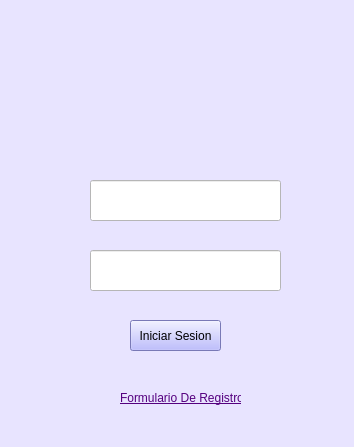
<?xml version="1.0" encoding="UTF-8"?>
<ui version="4.0">
 <class>MainWindow</class>
 <widget class="QMainWindow" name="MainWindow">
  <property name="geometry">
   <rect>
    <x>0</x>
    <y>0</y>
    <width>354</width>
    <height>447</height>
   </rect>
  </property>
  <property name="windowTitle">
   <string>Autenticacion de Usuario</string>
  </property>
  <property name="styleSheet">
   <string notr="true">background-color: rgb(232, 228, 255);</string>
  </property>
  <widget class="QWidget" name="centralwidget">
   <widget class="QLineEdit" name="lineEdit">
    <property name="geometry">
     <rect>
      <x>90</x>
      <y>180</y>
      <width>191</width>
      <height>41</height>
     </rect>
    </property>
    <property name="styleSheet">
     <string notr="true">background-color: rgb(255, 255, 255);</string>
    </property>
   </widget>
   <widget class="QLineEdit" name="lineEdit_2">
    <property name="geometry">
     <rect>
      <x>90</x>
      <y>250</y>
      <width>191</width>
      <height>41</height>
     </rect>
    </property>
    <property name="styleSheet">
     <string notr="true">background-color: rgb(255, 255, 255);</string>
    </property>
   </widget>
   <widget class="QPushButton" name="pushButton">
    <property name="geometry">
     <rect>
      <x>130</x>
      <y>320</y>
      <width>91</width>
      <height>31</height>
     </rect>
    </property>
    <property name="styleSheet">
     <string notr="true">background-color: rgb(170, 170, 255);</string>
    </property>
    <property name="text">
     <string>Iniciar Sesion</string>
    </property>
   </widget>
   <widget class="QLabel" name="label">
    <property name="geometry">
     <rect>
      <x>120</x>
      <y>390</y>
      <width>121</width>
      <height>16</height>
     </rect>
    </property>
    <property name="font">
     <font>
      <underline>true</underline>
     </font>
    </property>
    <property name="styleSheet">
     <string notr="true">color: rgb(85, 0, 127);</string>
    </property>
    <property name="text">
     <string>Formulario De Registro</string>
    </property>
   </widget>
   <widget class="QLabel" name="label_2">
    <property name="geometry">
     <rect>
      <x>120</x>
      <y>30</y>
      <width>131</width>
      <height>121</height>
     </rect>
    </property>
    <property name="text">
     <string>&lt;html&gt;&lt;head/&gt;&lt;body&gt;&lt;p&gt;&lt;img src=&quot;:/cct/iconoiniciosesion.jpg&quot;/&gt;&lt;/p&gt;&lt;/body&gt;&lt;/html&gt;</string>
    </property>
   </widget>
  </widget>
  <widget class="QStatusBar" name="statusbar"/>
 </widget>
 <resources>
  <include location="logo usuario.qrc"/>
 </resources>
 <connections/>
</ui>
